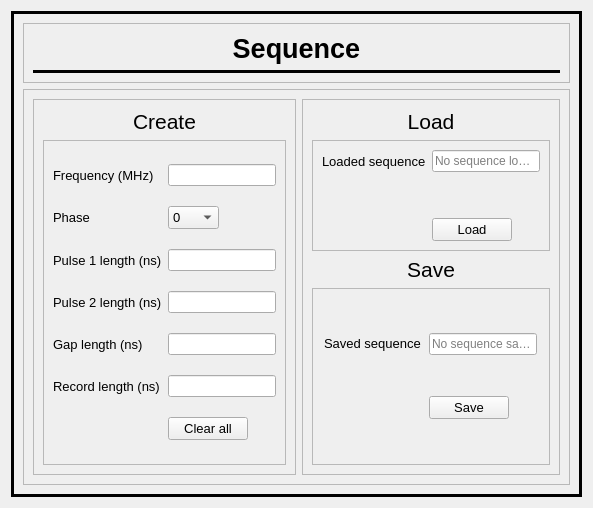
      <widget class="QWidget" name="tab_seq">
       <attribute name="title">
        <string>Sequence</string>
       </attribute>
       <layout class="QVBoxLayout" name="verticalLayout_9">
        <item>
         <widget class="QFrame" name="sequenceMainFrame">
          <property name="autoFillBackground">
           <bool>false</bool>
          </property>
          <property name="styleSheet">
           <string notr="true"/>
          </property>
          <property name="frameShape">
           <enum>QFrame::Box</enum>
          </property>
          <property name="frameShadow">
           <enum>QFrame::Plain</enum>
          </property>
          <property name="lineWidth">
           <number>3</number>
          </property>
          <layout class="QVBoxLayout" name="verticalLayout_14">
           <item>
            <widget class="QFrame" name="sequenceTitleFrame">
             <property name="sizePolicy">
              <sizepolicy hsizetype="Preferred" vsizetype="Fixed">
               <horstretch>0</horstretch>
               <verstretch>0</verstretch>
              </sizepolicy>
             </property>
             <property name="frameShape">
              <enum>QFrame::StyledPanel</enum>
             </property>
             <property name="frameShadow">
              <enum>QFrame::Raised</enum>
             </property>
             <layout class="QVBoxLayout" name="verticalLayout_11">
              <item>
               <widget class="QLabel" name="sequenceTitleLbl">
                <property name="sizePolicy">
                 <sizepolicy hsizetype="Preferred" vsizetype="Fixed">
                  <horstretch>0</horstretch>
                  <verstretch>0</verstretch>
                 </sizepolicy>
                </property>
                <property name="font">
                 <font>
                  <pointsize>20</pointsize>
                  <weight>75</weight>
                  <bold>true</bold>
                 </font>
                </property>
                <property name="text">
                 <string>Sequence</string>
                </property>
                <property name="alignment">
                 <set>Qt::AlignCenter</set>
                </property>
               </widget>
              </item>
              <item>
               <widget class="Line" name="sequenceHLine">
                <property name="frameShadow">
                 <enum>QFrame::Plain</enum>
                </property>
                <property name="lineWidth">
                 <number>3</number>
                </property>
                <property name="orientation">
                 <enum>Qt::Horizontal</enum>
                </property>
               </widget>
              </item>
             </layout>
            </widget>
           </item>
           <item>
            <widget class="QFrame" name="sequenceSubFrame">
             <property name="frameShape">
              <enum>QFrame::StyledPanel</enum>
             </property>
             <property name="frameShadow">
              <enum>QFrame::Raised</enum>
             </property>
             <layout class="QHBoxLayout" name="horizontalLayout_8">
              <item>
               <widget class="QFrame" name="createSequenceFrame">
                <property name="frameShape">
                 <enum>QFrame::StyledPanel</enum>
                </property>
                <property name="frameShadow">
                 <enum>QFrame::Raised</enum>
                </property>
                <layout class="QVBoxLayout" name="verticalLayout_12">
                 <item>
                  <widget class="QLabel" name="createSeqLbl">
                   <property name="sizePolicy">
                    <sizepolicy hsizetype="Preferred" vsizetype="Fixed">
                     <horstretch>0</horstretch>
                     <verstretch>0</verstretch>
                    </sizepolicy>
                   </property>
                   <property name="font">
                    <font>
                     <pointsize>16</pointsize>
                    </font>
                   </property>
                   <property name="text">
                    <string>Create</string>
                   </property>
                   <property name="alignment">
                    <set>Qt::AlignCenter</set>
                   </property>
                  </widget>
                 </item>
                 <item>
                  <widget class="QFrame" name="createSequenceLineEditFrame">
                   <property name="frameShape">
                    <enum>QFrame::StyledPanel</enum>
                   </property>
                   <property name="frameShadow">
                    <enum>QFrame::Raised</enum>
                   </property>
                   <layout class="QGridLayout" name="gridLayout_12">
                    <item row="0" column="0">
                     <widget class="QLabel" name="frequencyLbl">
                      <property name="sizePolicy">
                       <sizepolicy hsizetype="Fixed" vsizetype="Preferred">
                        <horstretch>0</horstretch>
                        <verstretch>0</verstretch>
                       </sizepolicy>
                      </property>
                      <property name="font">
                       <font>
                        <pointsize>10</pointsize>
                       </font>
                      </property>
                      <property name="text">
                       <string>Frequency (MHz)</string>
                      </property>
                     </widget>
                    </item>
                    <item row="3" column="1">
                     <widget class="QLineEdit" name="pulse2LenLineEdit">
                      <property name="sizePolicy">
                       <sizepolicy hsizetype="Fixed" vsizetype="Fixed">
                        <horstretch>0</horstretch>
                        <verstretch>0</verstretch>
                       </sizepolicy>
                      </property>
                     </widget>
                    </item>
                    <item row="4" column="0">
                     <widget class="QLabel" name="gapLenLbl">
                      <property name="sizePolicy">
                       <sizepolicy hsizetype="Fixed" vsizetype="Preferred">
                        <horstretch>0</horstretch>
                        <verstretch>0</verstretch>
                       </sizepolicy>
                      </property>
                      <property name="font">
                       <font>
                        <pointsize>10</pointsize>
                       </font>
                      </property>
                      <property name="text">
                       <string>Gap length (ns)</string>
                      </property>
                     </widget>
                    </item>
                    <item row="4" column="1">
                     <widget class="QLineEdit" name="gapLenLineEdit">
                      <property name="sizePolicy">
                       <sizepolicy hsizetype="Fixed" vsizetype="Fixed">
                        <horstretch>0</horstretch>
                        <verstretch>0</verstretch>
                       </sizepolicy>
                      </property>
                     </widget>
                    </item>
                    <item row="1" column="0">
                     <widget class="QLabel" name="phaseLbl">
                      <property name="sizePolicy">
                       <sizepolicy hsizetype="Fixed" vsizetype="Preferred">
                        <horstretch>0</horstretch>
                        <verstretch>0</verstretch>
                       </sizepolicy>
                      </property>
                      <property name="font">
                       <font>
                        <pointsize>10</pointsize>
                       </font>
                      </property>
                      <property name="text">
                       <string>Phase</string>
                      </property>
                     </widget>
                    </item>
                    <item row="2" column="0">
                     <widget class="QLabel" name="pulse1LenLbl">
                      <property name="sizePolicy">
                       <sizepolicy hsizetype="Fixed" vsizetype="Preferred">
                        <horstretch>0</horstretch>
                        <verstretch>0</verstretch>
                       </sizepolicy>
                      </property>
                      <property name="font">
                       <font>
                        <pointsize>10</pointsize>
                       </font>
                      </property>
                      <property name="text">
                       <string>Pulse 1 length (ns)</string>
                      </property>
                     </widget>
                    </item>
                    <item row="2" column="1">
                     <widget class="QLineEdit" name="pulse1LenLineEdit">
                      <property name="sizePolicy">
                       <sizepolicy hsizetype="Fixed" vsizetype="Fixed">
                        <horstretch>0</horstretch>
                        <verstretch>0</verstretch>
                       </sizepolicy>
                      </property>
                     </widget>
                    </item>
                    <item row="0" column="1">
                     <widget class="QLineEdit" name="frequencyLineEdit">
                      <property name="sizePolicy">
                       <sizepolicy hsizetype="Fixed" vsizetype="Fixed">
                        <horstretch>0</horstretch>
                        <verstretch>0</verstretch>
                       </sizepolicy>
                      </property>
                     </widget>
                    </item>
                    <item row="3" column="0">
                     <widget class="QLabel" name="pulse2LenLbl">
                      <property name="sizePolicy">
                       <sizepolicy hsizetype="Fixed" vsizetype="Preferred">
                        <horstretch>0</horstretch>
                        <verstretch>0</verstretch>
                       </sizepolicy>
                      </property>
                      <property name="font">
                       <font>
                        <pointsize>10</pointsize>
                       </font>
                      </property>
                      <property name="text">
                       <string>Pulse 2 length (ns)</string>
                      </property>
                     </widget>
                    </item>
                    <item row="5" column="0">
                     <widget class="QLabel" name="recLenLbl">
                      <property name="sizePolicy">
                       <sizepolicy hsizetype="Fixed" vsizetype="Preferred">
                        <horstretch>0</horstretch>
                        <verstretch>0</verstretch>
                       </sizepolicy>
                      </property>
                      <property name="font">
                       <font>
                        <pointsize>10</pointsize>
                       </font>
                      </property>
                      <property name="text">
                       <string>Record length (ns)</string>
                      </property>
                     </widget>
                    </item>
                    <item row="5" column="1">
                     <widget class="QLineEdit" name="recLenLineEdit">
                      <property name="sizePolicy">
                       <sizepolicy hsizetype="Fixed" vsizetype="Fixed">
                        <horstretch>0</horstretch>
                        <verstretch>0</verstretch>
                       </sizepolicy>
                      </property>
                     </widget>
                    </item>
                    <item row="1" column="1">
                     <widget class="QComboBox" name="phaseComboBox">
                      <property name="sizePolicy">
                       <sizepolicy hsizetype="Fixed" vsizetype="Fixed">
                        <horstretch>0</horstretch>
                        <verstretch>0</verstretch>
                       </sizepolicy>
                      </property>
                      <property name="font">
                       <font>
                        <pointsize>10</pointsize>
                       </font>
                      </property>
                      <property name="frame">
                       <bool>true</bool>
                      </property>
                      <item>
                       <property name="text">
                        <string>0</string>
                       </property>
                      </item>
                      <item>
                       <property name="text">
                        <string>90</string>
                       </property>
                      </item>
                      <item>
                       <property name="text">
                        <string>180</string>
                       </property>
                      </item>
                      <item>
                       <property name="text">
                        <string>270</string>
                       </property>
                      </item>
                     </widget>
                    </item>
                    <item row="6" column="1">
                     <widget class="QPushButton" name="clearAllBtn">
                      <property name="sizePolicy">
                       <sizepolicy hsizetype="Fixed" vsizetype="Fixed">
                        <horstretch>0</horstretch>
                        <verstretch>0</verstretch>
                       </sizepolicy>
                      </property>
                      <property name="font">
                       <font>
                        <pointsize>10</pointsize>
                       </font>
                      </property>
                      <property name="text">
                       <string>Clear all</string>
                      </property>
                     </widget>
                    </item>
                   </layout>
                  </widget>
                 </item>
                </layout>
               </widget>
              </item>
              <item>
               <widget class="QFrame" name="loadAndSaveSequenceFrame">
                <property name="sizePolicy">
                 <sizepolicy hsizetype="Preferred" vsizetype="Minimum">
                  <horstretch>0</horstretch>
                  <verstretch>0</verstretch>
                 </sizepolicy>
                </property>
                <property name="frameShape">
                 <enum>QFrame::StyledPanel</enum>
                </property>
                <property name="frameShadow">
                 <enum>QFrame::Raised</enum>
                </property>
                <layout class="QVBoxLayout" name="verticalLayout_13">
                 <item>
                  <widget class="QLabel" name="loadSeqTitleLbl">
                   <property name="sizePolicy">
                    <sizepolicy hsizetype="Preferred" vsizetype="Fixed">
                     <horstretch>0</horstretch>
                     <verstretch>0</verstretch>
                    </sizepolicy>
                   </property>
                   <property name="font">
                    <font>
                     <pointsize>16</pointsize>
                    </font>
                   </property>
                   <property name="text">
                    <string>Load</string>
                   </property>
                   <property name="alignment">
                    <set>Qt::AlignCenter</set>
                   </property>
                  </widget>
                 </item>
                 <item>
                  <widget class="QFrame" name="loadSequenceFrame">
                   <property name="sizePolicy">
                    <sizepolicy hsizetype="Preferred" vsizetype="Fixed">
                     <horstretch>0</horstretch>
                     <verstretch>0</verstretch>
                    </sizepolicy>
                   </property>
                   <property name="frameShape">
                    <enum>QFrame::StyledPanel</enum>
                   </property>
                   <property name="frameShadow">
                    <enum>QFrame::Raised</enum>
                   </property>
                   <layout class="QGridLayout" name="gridLayout_17">
                    <item row="2" column="1">
                     <widget class="QPushButton" name="loadSeqBtn">
                      <property name="sizePolicy">
                       <sizepolicy hsizetype="Fixed" vsizetype="Fixed">
                        <horstretch>0</horstretch>
                        <verstretch>0</verstretch>
                       </sizepolicy>
                      </property>
                      <property name="font">
                       <font>
                        <pointsize>10</pointsize>
                       </font>
                      </property>
                      <property name="text">
                       <string>Load</string>
                      </property>
                     </widget>
                    </item>
                    <item row="0" column="0">
                     <widget class="QLabel" name="loadedSeqLbl">
                      <property name="sizePolicy">
                       <sizepolicy hsizetype="Fixed" vsizetype="Preferred">
                        <horstretch>0</horstretch>
                        <verstretch>0</verstretch>
                       </sizepolicy>
                      </property>
                      <property name="font">
                       <font>
                        <pointsize>10</pointsize>
                       </font>
                      </property>
                      <property name="text">
                       <string>Loaded sequence</string>
                      </property>
                     </widget>
                    </item>
                    <item row="0" column="1">
                     <widget class="QLineEdit" name="loadedSeqLineEdit">
                      <property name="sizePolicy">
                       <sizepolicy hsizetype="Fixed" vsizetype="Fixed">
                        <horstretch>0</horstretch>
                        <verstretch>0</verstretch>
                       </sizepolicy>
                      </property>
                      <property name="text">
                       <string/>
                      </property>
                      <property name="readOnly">
                       <bool>true</bool>
                      </property>
                      <property name="placeholderText">
                       <string>No sequence loaded!</string>
                      </property>
                     </widget>
                    </item>
                    <item row="1" column="1">
                     <spacer name="verticalSpacer_3">
                      <property name="orientation">
                       <enum>Qt::Vertical</enum>
                      </property>
                      <property name="sizeHint" stdset="0">
                       <size>
                        <width>20</width>
                        <height>40</height>
                       </size>
                      </property>
                     </spacer>
                    </item>
                   </layout>
                  </widget>
                 </item>
                 <item>
                  <widget class="QLabel" name="saveSeqTitleLbl">
                   <property name="sizePolicy">
                    <sizepolicy hsizetype="Preferred" vsizetype="Fixed">
                     <horstretch>0</horstretch>
                     <verstretch>0</verstretch>
                    </sizepolicy>
                   </property>
                   <property name="minimumSize">
                    <size>
                     <width>0</width>
                     <height>0</height>
                    </size>
                   </property>
                   <property name="font">
                    <font>
                     <pointsize>16</pointsize>
                    </font>
                   </property>
                   <property name="text">
                    <string>Save</string>
                   </property>
                   <property name="alignment">
                    <set>Qt::AlignCenter</set>
                   </property>
                  </widget>
                 </item>
                 <item>
                  <widget class="QFrame" name="saveSequenceFrame">
                   <property name="sizePolicy">
                    <sizepolicy hsizetype="Minimum" vsizetype="Fixed">
                     <horstretch>0</horstretch>
                     <verstretch>0</verstretch>
                    </sizepolicy>
                   </property>
                   <property name="minimumSize">
                    <size>
                     <width>0</width>
                     <height>177</height>
                    </size>
                   </property>
                   <property name="frameShape">
                    <enum>QFrame::StyledPanel</enum>
                   </property>
                   <property name="frameShadow">
                    <enum>QFrame::Raised</enum>
                   </property>
                   <layout class="QGridLayout" name="gridLayout_5">
                    <item row="0" column="0">
                     <widget class="QLabel" name="savedSeqLbl">
                      <property name="sizePolicy">
                       <sizepolicy hsizetype="Fixed" vsizetype="Fixed">
                        <horstretch>0</horstretch>
                        <verstretch>0</verstretch>
                       </sizepolicy>
                      </property>
                      <property name="font">
                       <font>
                        <pointsize>10</pointsize>
                       </font>
                      </property>
                      <property name="text">
                       <string>Saved sequence</string>
                      </property>
                     </widget>
                    </item>
                    <item row="0" column="1">
                     <widget class="QLineEdit" name="savedSeqLineEdit">
                      <property name="sizePolicy">
                       <sizepolicy hsizetype="Fixed" vsizetype="Fixed">
                        <horstretch>0</horstretch>
                        <verstretch>0</verstretch>
                       </sizepolicy>
                      </property>
                      <property name="readOnly">
                       <bool>true</bool>
                      </property>
                      <property name="placeholderText">
                       <string>No sequence saved!</string>
                      </property>
                     </widget>
                    </item>
                    <item row="1" column="1">
                     <widget class="QPushButton" name="saveSeqBtn">
                      <property name="sizePolicy">
                       <sizepolicy hsizetype="Fixed" vsizetype="Fixed">
                        <horstretch>0</horstretch>
                        <verstretch>0</verstretch>
                       </sizepolicy>
                      </property>
                      <property name="font">
                       <font>
                        <pointsize>10</pointsize>
                       </font>
                      </property>
                      <property name="text">
                       <string>Save</string>
                      </property>
                     </widget>
                    </item>
                   </layout>
                  </widget>
                 </item>
                </layout>
               </widget>
              </item>
             </layout>
            </widget>
           </item>
          </layout>
         </widget>
        </item>
       </layout>
      </widget>
